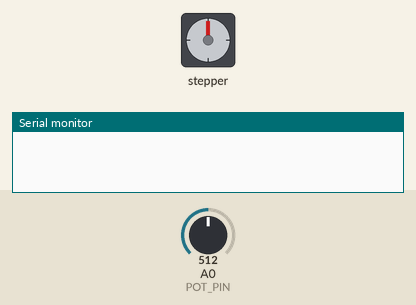
This sketch was run on a simulated Arduino Uno, built with avr-gcc and run on an emulated ATmega328P. Shown: stepper motor, the last lines printed to the serial monitor. Wiring (inferred from the names in the program): stepper motor (2048 steps per turn assumed): coils pin 11, pin 10, pin 9, pin 8. Inputs (shaded band) come from the test bench; at power-on: A0 (POT_PIN) = 512.

Above: at 1.2 s.
1.3 s: A0 (POT_PIN) set to 489
At 1.57 s:
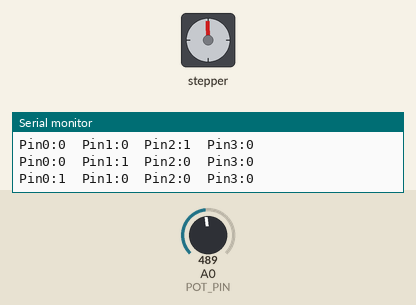
4.3 s: A0 (POT_PIN) set to 306
At 5.3 s:
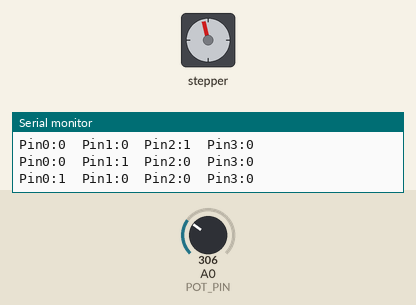
At 7.97 s:
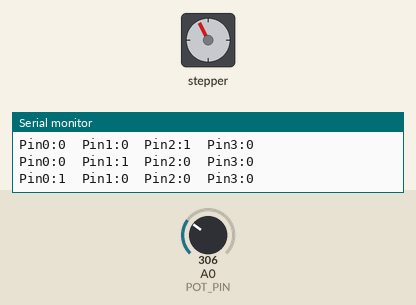
Timing chart, 0 to 15.9 s (numbered marks = the images above; inputs shaded):
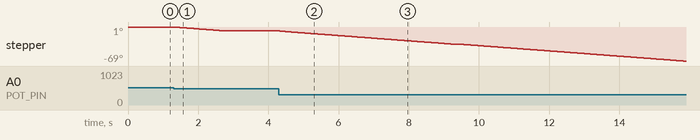

Measured:
- after the input at 4.3 s, stepper: keeps turning counter-clockwise at about 5°/s, starting at once

The sketch:

stepper_motor.ino
```cpp
/*
 * Stepper motor demo library for 28BYJ-48 Stepper motor with ULN2003 stepper motor driver
 *  - Descr:  Basic functions for stepper motor
 *  - Author: Codreanu Dan
 *  - Anex:
 *    - 28BYJ-48 Stepper motor datasheet: https://www.mouser.com/datasheet/2/758/stepd-01-data-sheet-1143075.pdf?srsltid=AfmBOoolEo83boUwfMHi0TjeZObm1F_wYZbrxmfF2AxUn51YxAvZe0lU
 *    - ULN2003 stepper motor driver datasheet: https://www.hadex.cz/spec/m513.pdf
 */

/* Variable declaration*/
#define STEPPER_STEP_REPORT true
#define STEPPER_NR_OF_PORTS 4u
#define STEPPER_TO_LEFT true
#define STEPPER_TO_RIGHT false
const uint8_t Stepper_CtrlPorts[] = {11, 10, 9, 8};

/*
 *  The stator in the Stepper Motor we have supplied has 32 magnetic poles. Therefore, to complete one full
 * revolution requires 32 full steps. The rotor (or output shaft) of the Stepper Motor is connected to a speed
 * reduction set of gears and the reduction ratio is 1:64. Therefore, the final output shaft (exiting the Stepper
 * Motor’s housing) requires 32 X 64 = 2048 steps to make one full revolution.
 */
uint16_t full_rotation = 2048;

/* Time between steps 5ms-10ms-20ms (200Hz-100Hz-50Hz)*/
byte step_time = 20;

#define POT_PIN A0

/* Function prototypes */
void setup();
void loop();

void Stepper_SetCtrlPorts(const uint8_t ctrlPorts[]);
void Stepper_MoveOneStep(bool direction);
void Stepper_MoveNSteps(bool direction, uint16_t steps, byte ms);
void Stepper_MoveByCommand(uint8_t potPin);
uint16_t Stepper_TakeInputFromPot(uint8_t potPin);
bool Stepper_DetectCommand(uint16_t lastVal, uint16_t newVal, uint8_t tol);


/* Arduino core */
void setup()
{
    Serial.begin(9600);
    pinMode(POT_PIN, INPUT);
    Stepper_SetCtrlPorts(Stepper_CtrlPorts);
}

void loop()
{
    Stepper_MoveByCommand(POT_PIN);
    delay(25);
}


/* Stepper motor functions */
void Stepper_SetCtrlPorts(const uint8_t ctrlPorts[])
{
    for(uint8_t i = 0; i < STEPPER_NR_OF_PORTS; i++)
    {
        pinMode(ctrlPorts[i], OUTPUT);
    }
}

void Stepper_MoveOneStep(bool direction)
{
    /* Define a variable, use four low bit to indicate the state of port */
    static byte out = 0x01;

    /* Decide the shift direction according to the rotation direction: TRUE - Left ; FALSE - Right*/
    if(direction == STEPPER_TO_LEFT)
    {
        /* Shift to the left until out = 0x08, then reset it to 0x01 */
        out != 0x08 ? out = out << 1 : out = 0x01;
    }
    else if(direction == STEPPER_TO_RIGHT)
    {
        /* Shift to the right until out = 0x01, then reset it to 0x08 */
        out != 0x01 ? out = out >> 1 : out = 0x08;
    }

    /* Output singal to each port */
    for(uint8_t i = 0; i < STEPPER_NR_OF_PORTS; i++)
    {
        volatile uint8_t out_val = ((out & (0x01 << i)) ? HIGH : LOW);
        digitalWrite(Stepper_CtrlPorts[i], out_val);
        /* To visualize on Serial Plotter */
        Serial.print("Pin");
        Serial.print(i);
        Serial.print(":");
        Serial.print(out_val);
        if (i < STEPPER_NR_OF_PORTS - 1)
        {
            Serial.print("  ");
        }
    }
    Serial.println();
}

void Stepper_MoveNSteps(bool direction, uint16_t steps, byte ms)
{
    for(uint16_t i = 0; i < steps; i++)
    {
        Stepper_MoveOneStep(direction);
        delay(ms);
    }
}

void Stepper_MoveByCommand(uint8_t potPin)
{

    /* Value of potentiometer after oversampling*/
    uint16_t avgPotVal = 0;
    /* Tolerance to prevent accidental rotations ~ 0.5%*/
    uint8_t referencePointTol = 11;

    for(uint8_t i = 0; i < 5; i++)
    {
        uint16_t val = Stepper_TakeInputFromPot(potPin);
        avgPotVal += val;
    }

    avgPotVal = int(avgPotVal / 10);
    uint16_t potVal = (int)(avgPotVal * 2);
    /* Store the actual position of the motor shaft*/
    static uint16_t referencePoint  = potVal;

    /* Detect any movement and make decision */
    bool movementFlag = Stepper_DetectCommand(referencePoint , potVal, referencePointTol);
    if(movementFlag == true)
    {

        /*
                        <*** LEFT MOVING SCENARIOS ***>
            LEFT(0) -> *START* -> *FINSH* -> MIDPOINT(1023) -> RIGHT(2048)
            LEFT(0) -> MIDPOINT(1023) -> *START* -> *FINSH* -> RIGHT(2048)
            LEFT(0) -> *START* -> MIDPOINT(1023) -> *FINSH* -> RIGHT(2048)
        */
        if((referencePoint > potVal - referencePointTol) && (referencePoint > potVal + referencePointTol))
        {
            /* actual steps = new_pos - refernce_point */
            uint16_t stepsToMake = abs((int)referencePoint  - (int)potVal);
            Stepper_MoveNSteps(STEPPER_TO_RIGHT, stepsToMake, step_time);
        }

        /*
                        <*** RIGHT MOVING SCENARIOS ***>
            LEFT(0) <- *START* <- *FINSH* <- MIDPOINT(1023) <- RIGHT(2048)
            LEFT(0) <- MIDPOINT(1023) - *START* <- *FINSH* <- RIGHT(2048)
            LEFT(0) <- *START* <- MIDPOINT(1023) <- *FINSH* <- RIGHT(2048)
        */
        if((referencePoint < potVal - referencePointTol) && (referencePoint < potVal + referencePointTol))
        {
            /* actual steps = new_pos - refernce_point */
            uint16_t stepsToMake = abs((int)potVal - (int)referencePoint );
            Stepper_MoveNSteps(STEPPER_TO_LEFT, stepsToMake, step_time);
        }


        /* Set new reference point */
        referencePoint  = potVal;
    }
    else
    {

    }

}

bool Stepper_DetectCommand(uint16_t lastVal, uint16_t newVal, uint8_t tol)
{
    if(newVal < lastVal - tol || newVal > lastVal + tol)
    {
        return true;
    }
    else
    {
        return false;
    }
}

uint16_t Stepper_TakeInputFromPot(uint8_t potPin)
{
    volatile uint16_t avgRawVal = 0;

    for(uint8_t i = 0; i < 10; i++)
    {
        uint16_t rawVal = analogRead(potPin);
        avgRawVal += rawVal;
    }
    avgRawVal = (int)(avgRawVal / 10);

    uint16_t stepVal = (int)(avgRawVal * 2);
    return abs(stepVal);
}
```
